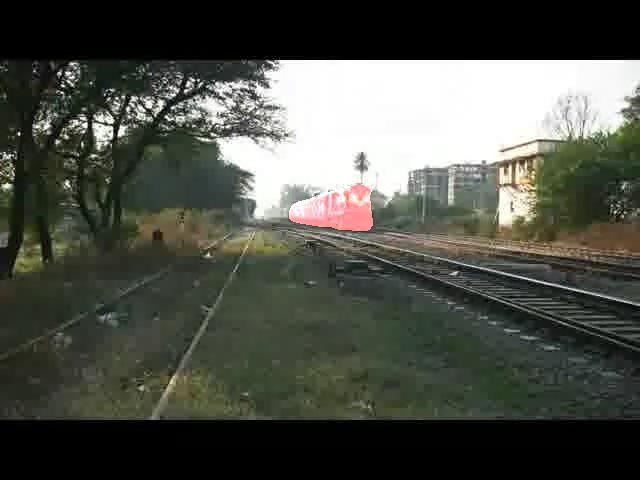
#> input picture 4b783f1fc5/00040.jpg, 640 x 480 px, given as the content of the folder D:/VOS/data/DAVIS2017/DAVIS_val/JPEGImages/480p/judo, which was not available
$ python test.py
#> lines starting #> are read from the running program, lines starting #| are printed output that depends on the picture; after the words box and inside, x2 and y2 are one past the last pixel; in counts of white or black regions, pixels touching at a corner belong together; pictures that were not available may be replaced by others from this repository, and a replacement may not be noted
from __future__ import division


# general libs
import cv2
import matplotlib.pyplot as plt
from PIL import Image
import numpy as np
import math
import time

import os
import argparse
import copy


import warnings

warnings.filterwarnings("ignore", category=RuntimeWarning)

images_path = 'D:\VOS\data\DAVIS2017\DAVIS_val\JPEGImages\\480p\judo'
masks_path = 'F:\Desktop\DAVIS\\frtm_17\dv2017val-shuiyuan_ep0257\judo'

palette = [
    0, 0, 0,
    0.5020, 0, 0,
    0, 0.5020, 0,
    0.5020, 0.5020, 0,
    0, 0, 0.5020,
    0.5020, 0, 0.5020,
    0, 0.5020, 0.5020,
    0.5020, 0.5020, 0.5020,
    0.2510, 0, 0,
    0.7529, 0, 0,
    0.2510, 0.5020, 0,
    0.7529, 0.5020, 0,
    0.2510, 0, 0.5020,
    0.7529, 0, 0.5020,
    0.2510, 0.5020, 0.5020,
    0.7529, 0.5020, 0.5020,
    0, 0.2510, 0,
    0.5020, 0.2510, 0,
    0, 0.7529, 0,
    0.5020, 0.7529, 0,
    0, 0.2510, 0.5020,
    0.5020, 0.2510, 0.5020,
    0, 0.7529, 0.5020,
    0.5020, 0.7529, 0.5020,
    0.2510, 0.2510, 0]
palette = (np.array(palette) * 255).astype('uint8')


def overlay_davis(image,mask,colors=[255,0,0],cscale=2,alpha=0.4):
    """ Overlay segmentation on top of RGB image. from davis official"""
    # import skimage
    from scipy.ndimage.morphology import binary_erosion, binary_dilation

    colors = np.reshape(colors, (-1, 3))
    #colors = np.atleast_2d(colors) * cscale

    im_overlay = image.copy()
    object_ids = np.unique(mask)


    for object_id in object_ids[1:]:
        # Overlay color on  binary mask
        print(object_id)
        foreground = image*alpha + np.ones(image.shape)*(1-alpha) * np.array(colors[1])
        binary_mask = mask == 75

        # Compose image
        im_overlay[binary_mask] = foreground[binary_mask]

        # countours = skimage.morphology.binary.binary_dilation(binary_mask) - binary_mask
        countours = binary_dilation(binary_mask) ^ binary_mask
        # countours = cv2.dilate(binary_mask, cv2.getStructuringElement(cv2.MORPH_CROSS,(3,3))) - binary_mask
        im_overlay[countours,:] = 0

    return im_overlay.astype(image.dtype)

def add_mask2image_binary(images_path, masks_path, masked_path):
    # Add binary masks to images
#> called with masked_path = './4/'
    for img_item in os.listdir(images_path):
        print(img_item)
        img_path = os.path.join(images_path, img_item)
        img = cv2.imread(img_path,cv2.IMREAD_COLOR)
#> img is the input picture: shape (480, 640, 3); mean B, G, R 71.9, 79.9, 77.5

        mask_path = os.path.join(masks_path, img_item[:-4] + '.png')  # mask是.png格式的，image是.jpg格式的
        # segs_path = os.path.join(seged_path, img_item[:-4]+'.png')

        mask = cv2.imread(mask_path, cv2.IMREAD_GRAYSCALE)
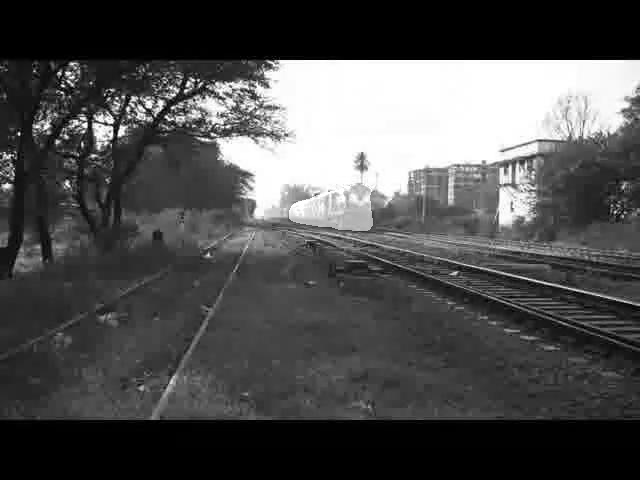
#> mask: shape (480, 640); min 0, max 255, mean 78.3


        canvas = overlay_davis(img, mask, palette)
#> in overlay_davis, `object_ids = np.unique(mask)`: object_ids = 256 values from 0 to 255
#> the loop in overlay_davis, `for object_id in object_ids[1:]:` made 255 passes
#| 1
#| 2
#| 3
#| 4
#| 5
#| 6
#| 7
#| 8
#> (further printed lines are left out)
#> pass 1, in overlay_davis, `foreground = image*alpha + np.ones(image.shape)*(1-alpha) * np.array(c..`:
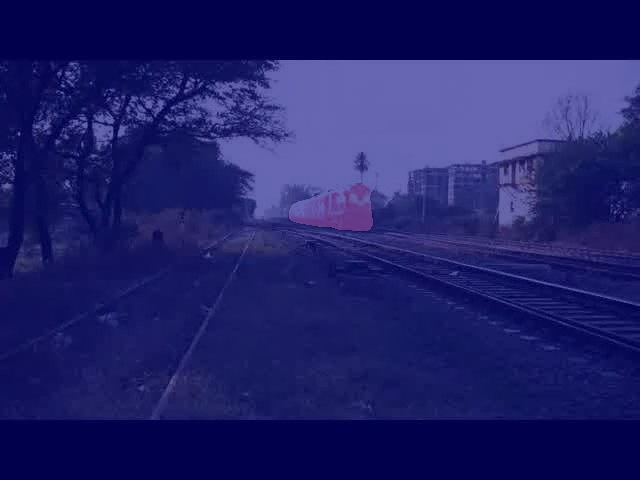
#> foreground: shape (480, 640, 3) float64; mean B, G, R 105.5, 32, 31
#> pass 1, in overlay_davis, `binary_mask = mask == 75`:
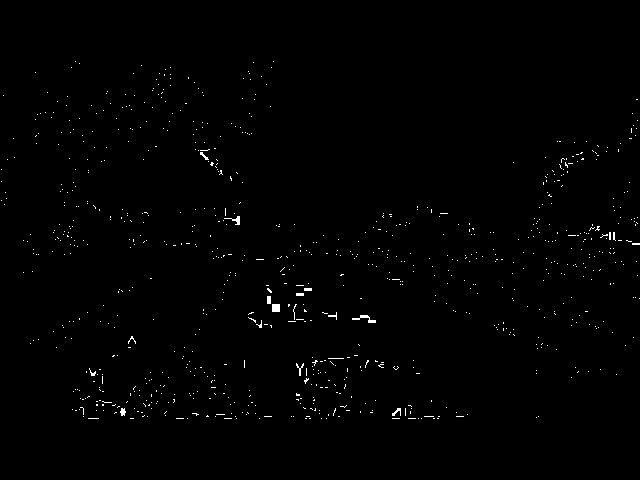
#> binary_mask: shape (480, 640) bool; 0.68% white in thin lines or dots, all inside (x1, y1, x2, y2) = (1, 61, 640, 419)
#> pass 1, in overlay_davis, `countours = binary_dilation(binary_mask) ^ binary_mask`:
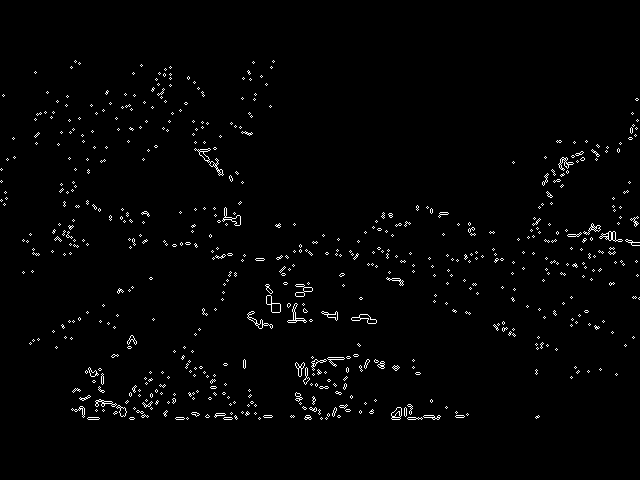
#> countours: shape (480, 640) bool; 1.7% white in thin lines or dots, all inside (x1, y1, x2, y2) = (0, 60, 640, 420)
#> after the loop in overlay_davis, `for object_id in object_ids[1:]:`:
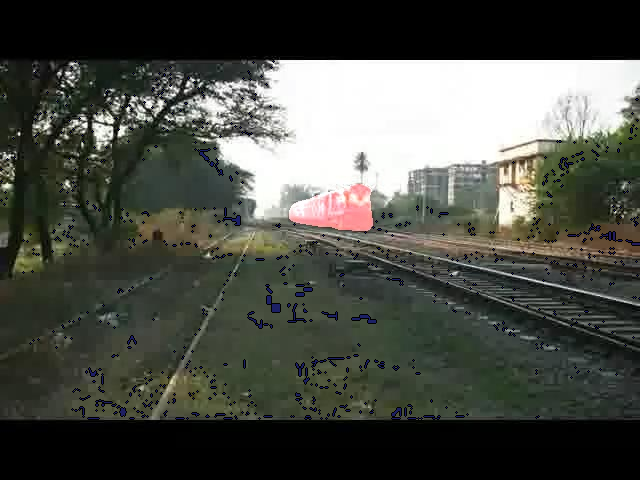
#> im_overlay: shape (480, 640, 3); 2.34% of pixels changed, all inside (x1, y1, x2, y2) = (0, 60, 640, 420)
        canvas = Image.fromarray(canvas)
        canvas.save(os.path.join(masked_path, 'f{}.jpg'.format(img_item)))


images_path = 'D:\VOS\data\DAVIS2017\DAVIS_val\JPEGImages\\480p\judo'
masks_path = 'F:\Desktop\DAVIS\\frtm_17\dv2017val-shuiyuan_ep0257\judo'
masked_path = './4/'

if not os.path.exists(masked_path):
    os.makedirs(masked_path)

add_mask2image_binary(images_path, masks_path, masked_path)
